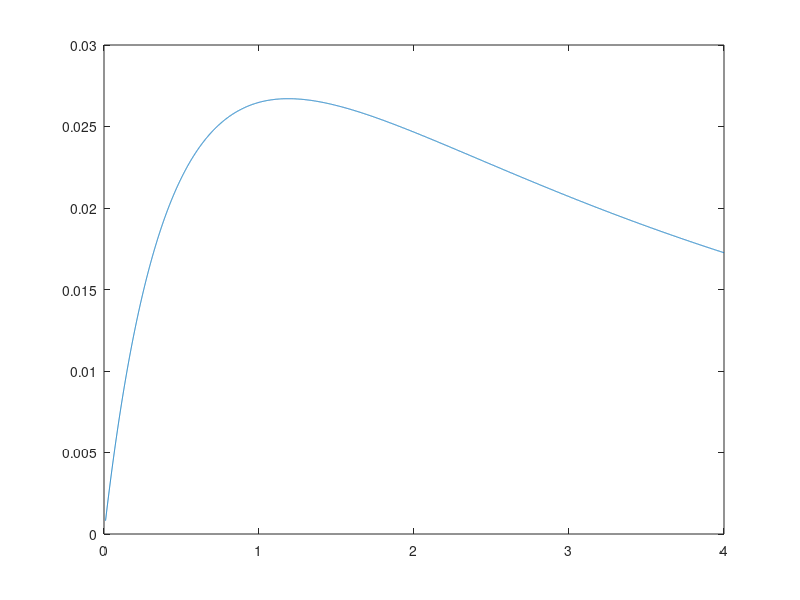

This chart was generated by the following MATLAB code:
% The discrete representation of the analytical pressure and load carrying
% capacity for numerical evaluation. Code is taken from the presentation
% material. 

visc    = 10;                            % Viscosity [Pas] 
U       = 5;                            % Runner speed [m/s]
L       = 10;                            % Bearing length [m]
hmin    = 0.0001;                            % Trailing edge film thickness [m]
k       = linspace(0.01,4,10001);         % Slope parameter 
x       = 1;                            % Position

tryckUppg = ((6.*visc.*U.*L)./(hmin.^2)); % Tryckuppgyggnadens variation med alla designparametrar utom k.

p = @(x) tryckUppg.*((1./k).*(1./(1+k-k.*x./L))-((1+k)./(2+k)).*(1./(1+k-k.*x./k).^2)-1./(2+k));
N = log(1+k)./k.^2 - 2./(2+k)./k;

[maxN, indmax] = max(N);
disp([N(indmax),k(indmax)]);
plot(k,N)

